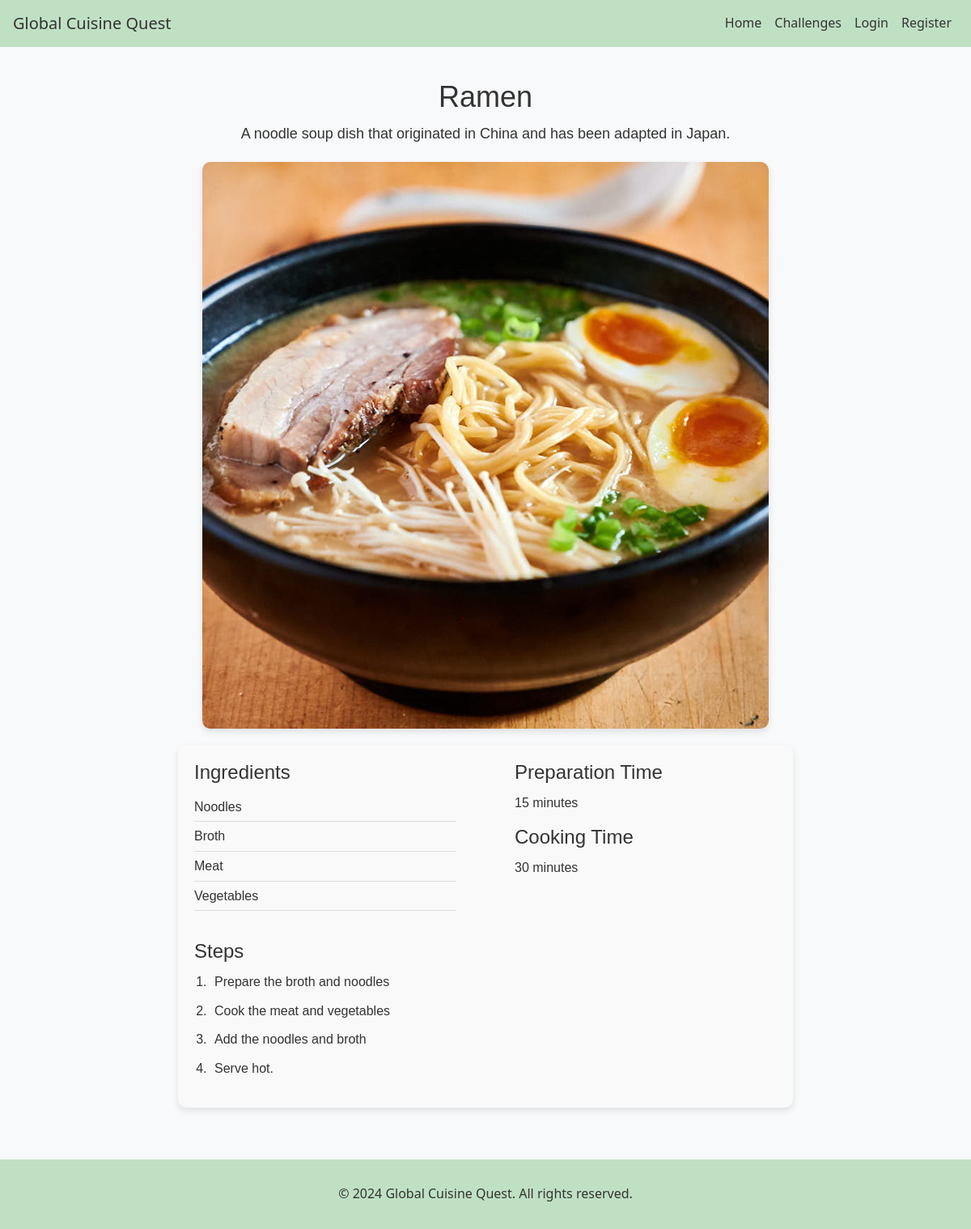
Screenshot of /recipe/2 with the database file from the repository.
### globalcuisine/models.py (models this page shows, shortened)
class Recipe(db.Model):
    id = db.Column(db.Integer, primary_key=True)
    name = db.Column(db.String(100), nullable=False)
    image = db.Column(db.String(100), nullable=False)
    description = db.Column(db.Text, nullable=False)
    region = db.Column(db.String(100), nullable=False) # e.g. Asian, European, Australian, South American, North American, African
    cuisine = db.Column(db.String(100), nullable=False) # e.g. Japanese, Italian
    ingredients = db.Column(db.Text, nullable=False) # comma-separated ingredients
    preparation_time = db.Column(db.Integer, nullable=False) # in minutes
    cooking_time = db.Column(db.Integer, nullable=False) # in minutes
    steps = db.Column(db.Text, nullable=False) # comma-separated steps

### globalcuisine/main.py (the view)
@main.route('/recipe/<int:recipe_id>')
def recipe(recipe_id):
    recipe = Recipe.query.get(recipe_id)
    if recipe:
        return render_template('recipe.html', recipe=recipe)
    else:
        abort(404)

### globalcuisine/templates/recipe.html
{% extends "base.html" %}
{% block content %}
<div class="recipe-page">
    <div class="recipe-header">
        <h1>{{ recipe.name }}</h1>
        <p class="recipe-description">{{ recipe.description }}</p>
        <img class="recipe-image" src="{{ url_for('static', filename='images/' + recipe.image) }}" alt="{{ recipe.name }}">
    </div>
    <div class="recipe-content">
        <div class="recipe-details">
            <div class="ingredients">
                <h2>Ingredients</h2>
                <ul>
                    {% for ingredient in recipe.ingredients.split(', ') %}
                        <li>{{ ingredient }}</li>
                    {% endfor %}
                </ul>
            </div>
            <div class="times">
                <h2>Preparation Time</h2>
                <p>{{ recipe.preparation_time }} minutes</p>
                <h2>Cooking Time</h2>
                <p>{{ recipe.cooking_time }} minutes</p>
            </div>
        </div>
        <div class="steps">
            <h2>Steps</h2>
            <ol>
                {% for step in recipe.steps.split('. ') %}
                <li>{{ step }}</li>
                {% endfor %}
            </ol>
        </div>
    </div>
</div>
{% endblock %}

### globalcuisine/static/css/style.css (style rules this page uses)
body { font-family: 'Segoe UI', Tahoma, Geneva, Verdana, sans-serif; background-color: #f8f9fa; color: #333; line-height: 1.6; display: flex; flex-direction: column; min-height: 100vh; }
h1, h2, h3, h4, h5, h6 { color: #333; }
p { margin-bottom: 1em; }
.recipe-page { max-width: 800px; margin: 0 auto; padding: 20px; font-family: Arial, sans-serif; color: #333; }
.recipe-header { text-align: center; margin-bottom: 20px; }
.recipe-header h1 { font-size: 36px; margin-bottom: 10px; }
.recipe-image { max-width: 100%; height: auto; border-radius: 10px; box-shadow: 0 4px 8px rgba(0, 0, 0, 0.1); }
.recipe-image { max-width: 100%; height: auto; border-radius: 10px; box-shadow: 0 4px 8px rgba(0, 0, 0, 0.1); object-fit: cover; }
.recipe-content { padding: 20px; background-color: #f9f9f9; border-radius: 10px; box-shadow: 0 4px 8px rgba(0, 0, 0, 0.1); }
.recipe-description { font-size: 18px; margin-bottom: 20px; }
.recipe-details { display: flex; justify-content: space-between; margin-bottom: 20px; }
.ingredients, .times { width: 45%; }
.ingredients h2, .times h2 { font-size: 24px; margin-bottom: 10px; }
.ingredients ul { list-style: none; padding: 0; }
.ingredients li { font-size: 16px; padding: 5px 0; border-bottom: 1px solid #ddd; }
.times p { font-size: 16px; }
.steps { margin-top: 20px; }
.steps h2 { font-size: 24px; margin-bottom: 10px; }
.steps ol { list-style: decimal; padding-left: 20px; }
.steps li { font-size: 16px; margin-bottom: 10px; padding-left: 5px; }

### rows the page displays
Recipe: name "Ramen", description "A noodle soup dish that originated in China and has been adapted in Japan.", image (picture), preparation_time "15", cooking_time "30"

### other values shown
{{ ingredient }} "Noodles" "Broth" "Meat" "Vegetables"
{{ step }} "Prepare the broth and noodles" "Cook the meat and vegetables" "Add the noodles and broth" "Serve hot."
